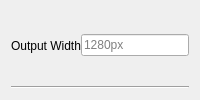
                <widget class="QWidget" name="widget4_oW" native="true">
                 <property name="sizePolicy">
                  <sizepolicy hsizetype="Preferred" vsizetype="Maximum">
                   <horstretch>0</horstretch>
                   <verstretch>0</verstretch>
                  </sizepolicy>
                 </property>
                 <property name="toolTip">
                  <string>&lt;html&gt;&lt;head/&gt;&lt;body&gt;&lt;p&gt;Width (in pixels) of the window you will see. Entering fullscreen, in a way, sets this to your monitor's width in pixels.</string>
                 </property>
                 <layout class="QVBoxLayout" name="verticalLayout_7">
                  <item>
                   <widget class="QWidget" name="widget_15" native="true">
                    <property name="sizePolicy">
                     <sizepolicy hsizetype="Preferred" vsizetype="Minimum">
                      <horstretch>0</horstretch>
                      <verstretch>0</verstretch>
                     </sizepolicy>
                    </property>
                    <layout class="QHBoxLayout" name="horizontalLayout_7" stretch="0,0,0">
                     <property name="spacing">
                      <number>0</number>
                     </property>
                     <property name="leftMargin">
                      <number>0</number>
                     </property>
                     <property name="topMargin">
                      <number>0</number>
                     </property>
                     <property name="rightMargin">
                      <number>0</number>
                     </property>
                     <property name="bottomMargin">
                      <number>0</number>
                     </property>
                     <item>
                      <widget class="QLabel" name="label_5">
                       <property name="text">
                        <string>Output Width</string>
                       </property>
                      </widget>
                     </item>
                     <item>
                      <spacer name="horizontalSpacer_6">
                       <property name="orientation">
                        <enum>Qt::Orientation::Horizontal</enum>
                       </property>
                       <property name="sizeHint" stdset="0">
                        <size>
                         <width>0</width>
                         <height>20</height>
                        </size>
                       </property>
                      </spacer>
                     </item>
                     <item>
                      <widget class="QLineEdit" name="lineEdit_oWidth">
                       <property name="sizePolicy">
                        <sizepolicy hsizetype="Fixed" vsizetype="Fixed">
                         <horstretch>0</horstretch>
                         <verstretch>0</verstretch>
                        </sizepolicy>
                       </property>
                       <property name="maxLength">
                        <number>4</number>
                       </property>
                       <property name="placeholderText">
                        <string>1280px</string>
                       </property>
                      </widget>
                     </item>
                    </layout>
                   </widget>
                  </item>
                  <item>
                   <widget class="Line" name="line_6">
                    <property name="orientation">
                     <enum>Qt::Orientation::Horizontal</enum>
                    </property>
                   </widget>
                  </item>
                 </layout>
                </widget>
